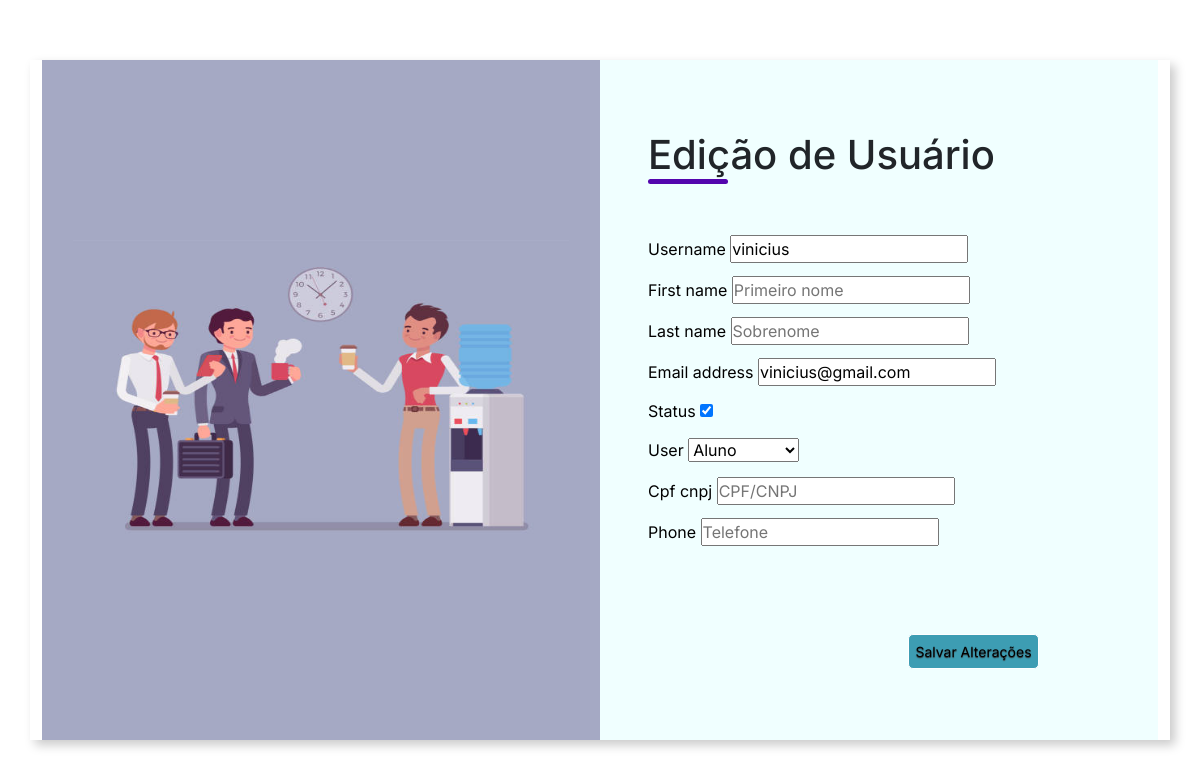
Screenshot of /atualizar/cadastro/1 (signed in) with the database file from the repository.
### main/models.py (models this page shows, shortened)
class Usuario(AbstractUser):
    USUARIOS = [
        (1, "aluno"),
        (2, "professor")
    ]
    cpf_cnpj = models.CharField(max_length=14, blank=False)
    phone = models.CharField(max_length=12)
    user = models.PositiveIntegerField(choices=USUARIOS, default=1)

### main/views/update_user.py (the view, shortened to what this page needs)
# urls.py: path('atualizar/cadastro/<int:pk>', UpdateUser.as_view(), name='updateuser'),
class UpdateUser(LoginRequiredMixin, View):
    template_name = 'update_user.html'
    def get(self, request, pk):
        user = Usuario.objects.get(pk=pk)
        form = UserUpdateForm(instance=user)
        return render(request, self.template_name, {'form': form})

### main/forms/updateuser_forms.py
class UserUpdateForm(forms.ModelForm):
    USUARIO = [
        (1, 'Aluno'),
        (2, 'Professor')
    ]
    ATIVO_INATIVO = [
            (1, 'Ativo'),
            (2, 'Inativo')
        ]
    class Meta:
        model= Usuario
        fields = ['username', 'first_name', 'last_name', 'email', 'is_active', 'user', 'cpf_cnpj', 'phone']
        widgets = {
            'username': forms.TextInput(attrs={'placeholder': 'Nome de usuário'}),
            'first_name': forms.TextInput(attrs={'placeholder': 'Primeiro nome'}),
            'last_name': forms.TextInput(attrs={'placeholder': 'Sobrenome'}),
            'email': forms.EmailInput(attrs={'placeholder': 'Endereço de email'}),
            'cpf_cnpj': forms.TextInput(attrs={'placeholder': 'CPF/CNPJ'}),
            'phone': forms.TextInput(attrs={'placeholder': 'Telefone'}),
        }
    user = forms.ChoiceField(
        choices=[('', 'Selecione...')] + USUARIO,
        widget=forms.Select(attrs={'placeholder': 'Usuário'})
    )
    is_active = forms.BooleanField(
        label='Status',
        required=False,
        widget=forms.CheckboxInput(attrs={'class': 'custom-class'}),
    )

### templates/update_user.html (shortened to what this page needs)
{% load static%}
<!DOCTYPE html>
<html lang="pt-br">
<head>
    <link rel="stylesheet" href="{% static 'styles/style_edicao_usuario.css'%}">
    <link href="https://cdn.jsdelivr.net/npm/bootstrap@5.2.2/dist/css/bootstrap.min.css" rel="stylesheet">
</head>
<body>
    <div class="container">
        <div class="form-image">
            <img src="{% static 'assets/imagens/imagem_edicao_usuario.jpg' %}">
        </div>
    <div class="form">
        <form action="{% url 'updateuser' pk=user.pk %}", method="post">
            <div class="form-header">
                <div class="title">
                    <h1> Edição de Usuário</h1>
                </div>
            </div>
            <div class="row">
                {% for field in form.visible_fields %}
                <div class="col-12" style="margin-bottom: 10px;">
                    <label for="{{ field.id_for_label }}" style="color:black; margin-bottom: 5px;">{{field.label}}</label>
                    {{ field }}
                </div>
                {% endfor %}
            </div>
        </form>
        <div>
            <button class="button_salvar_alteracoes"  type="submit">Salvar Alterações</button>
    </div>
</body>
</html>

### laboratorio/static/styles/style_edicao_usuario.css (style rules this page uses)
* { padding:0; margin: 0; box-sizing: border-box; font-family: 'Inter', sans-serif; }
body { width: 100%; height: 100vh; display: flex; justify-content: center; align-items: center; background:#f8f9e8; }
.container { width:85%; height:85vh; display:flex; box-shadow: 5px 5px 10px rgba(0, 0, 0, .212); }
.form-image { width:50%; display: flex; justify-content: center; align-items:center; background-color:#a5a9c4 ; padding: 1rem; }
.form-image img { width: 31rem; height: 20rem; }
.form { width: 50%; display: flex; justify-content: center; align-items: center; flex-direction: column; background-color: azure; padding: 3rem; }
.form-header { margin-bottom: 3rem; display: flex; justify-content: space-between; }
.button_salvar_alteracoes { margin-top: 2cm; margin-left: 5cm; padding: 6px; cursor: pointer; background: rgb(61, 157, 179); color: #000000; font-size: 14px; border: 1px solid #fff; text-shadow: 0 1px 1px #333; border-radius: 5px; text-decoration: none; }
.form-header h1::after { content:''; display: block; width: 5rem; height: 0.3rem; background-color:#5406ae ; margin: 0 auto; position:absolute; border-radius: 10px; }

### rows the page displays
Usuario: visible_fields "vinicius" "vinicius@gmail.com" "☑" "Aluno"

### other values shown
{{ field.label }} "Username" "First name" "Last name" "Email address" "Status" "User" "Cpf cnpj" "Phone"
